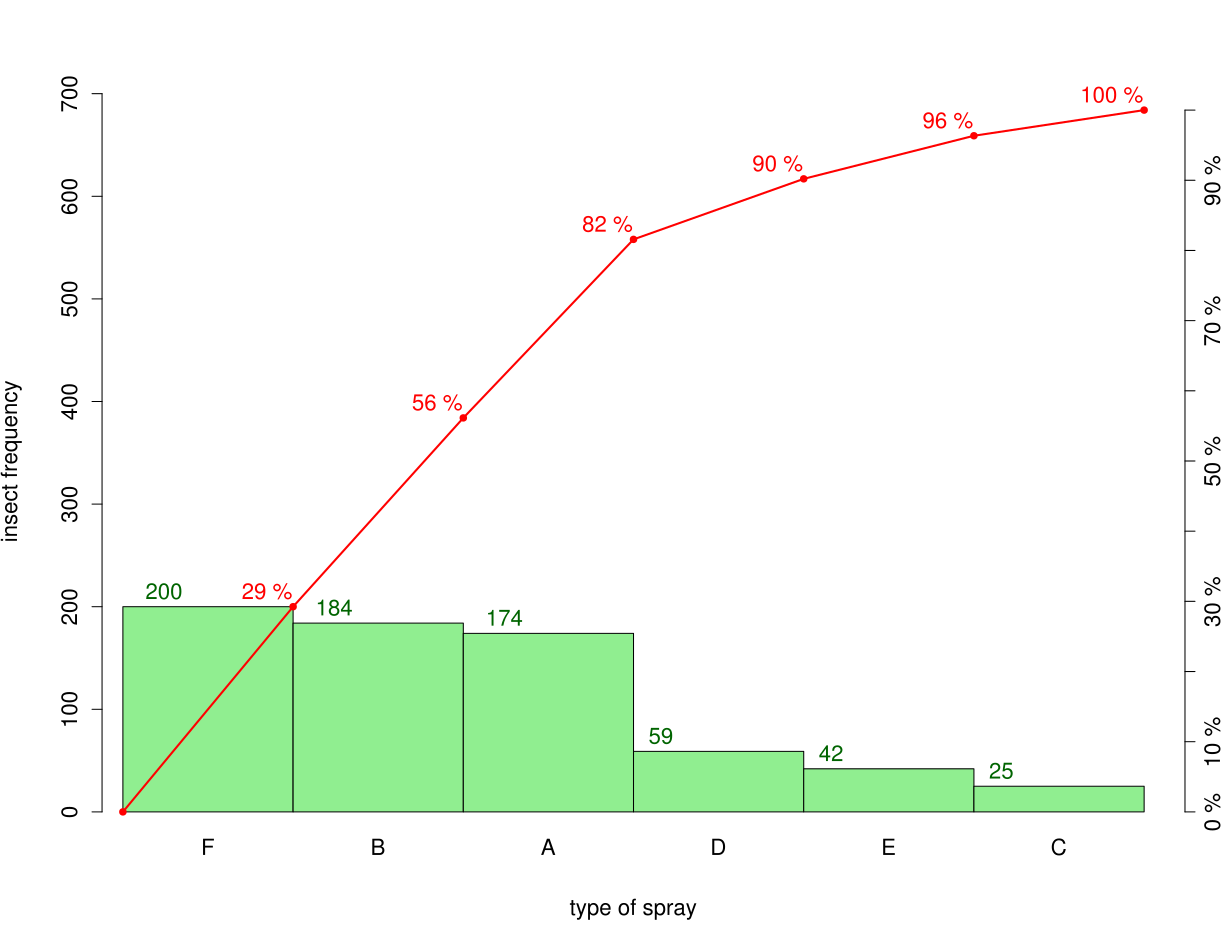

Generate this figure with R:
vec=rev(sort(colSums(unstack(InsectSprays))))
x=0:length(vec)
y=c(0,cumsum(vec))
plot(x,y, type='n',  ylab="insect frequency", xlab="type of spray", axes=FALSE)
barplot(vec,add=T, space=0, col='lightgreen', line=-1)
lines(x,y, type='o', pch=16, col='red', lwd=2)
rel_labels=paste(format(100*y/max(y),digits=2, trim=TRUE),"%")
rel_labels[1]=""
text(x,y,rel_labels, adj=c(1,-0.4), col='red')

ticks=seq(min(y), max(y), length=11)
labels=paste(format(100*ticks/max(ticks),digits=2, trim=TRUE),"%")
axis(4, at=ticks, labels=labels )

text(x[-length(x)],vec,format(vec,digits=2, trim=TRUE), adj=c(-0.6,-0.4), col='darkgreen')

######################
require(qcc)
pareto.chart(colSums(unstack(InsectSprays)), las=0)
